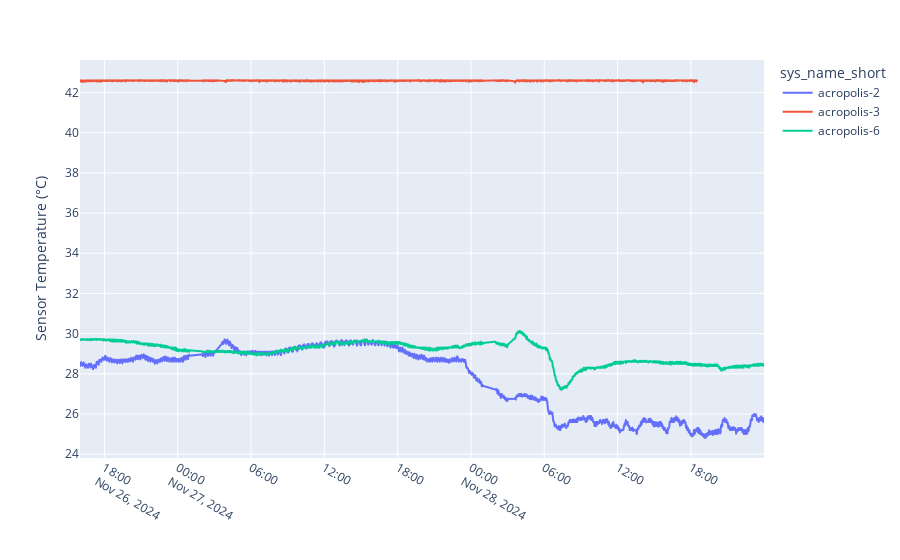

The notebook cell saved with this chart:
### Code cell
fig = px.line(df_filtered, x="creation_timestamp", y="gmp343_temperature", color="sys_name_short")
fig.update_layout(
    yaxis_title='Sensor Temperature (°C)',
    xaxis_title='',
    title='',
)
fig.show()

### Figure 1 — Plotly figure (JSON) as saved in the notebook; plotly's stock layout.template omitted (floating-point values rounded to 4 significant figures; data arrays with more than 128 entries replaced by an {"elided": "..."} marker saying what was removed)
{"data": [{"hovertemplate": "sys_name_short=acropolis-2<br>creation_timestamp=%{x}<br>gmp343_temperature=%{y}<extra></extra>", "legendgroup": "acropolis-2", "line": {"color": "#636efa", "dash": "solid"}, "marker": {"symbol": "circle"}, "mode": "lines", "name": "acropolis-2", "showlegend": true, "type": "scattergl", "x": {"elided": "3170 str values"}, "xaxis": "x", "y": {"elided": "3170 float values"}, "yaxis": "y"}, {"hovertemplate": "sys_name_short=acropolis-3<br>creation_timestamp=%{x}<br>gmp343_temperature=%{y}<extra></extra>", "legendgroup": "acropolis-3", "line": {"color": "#EF553B", "dash": "solid"}, "marker": {"symbol": "circle"}, "mode": "lines", "name": "acropolis-3", "showlegend": true, "type": "scattergl", "x": {"elided": "2843 str values"}, "xaxis": "x", "y": {"elided": "2843 float values"}, "yaxis": "y"}, {"hovertemplate": "sys_name_short=acropolis-6<br>creation_timestamp=%{x}<br>gmp343_temperature=%{y}<extra></extra>", "legendgroup": "acropolis-6", "line": {"color": "#00cc96", "dash": "solid"}, "marker": {"symbol": "circle"}, "mode": "lines", "name": "acropolis-6", "showlegend": true, "type": "scattergl", "x": {"elided": "3206 str values"}, "xaxis": "x", "y": {"elided": "3206 float values"}, "yaxis": "y"}], "layout": {"legend": {"title": {"text": "sys_name_short"}, "tracegroupgap": 0}, "margin": {"t": 60}, "title": {"text": ""}, "xaxis": {"anchor": "y", "domain": [0, 1], "title": {"text": ""}}, "yaxis": {"anchor": "x", "domain": [0, 1], "title": {"text": "Sensor Temperature (°C)"}}}}
